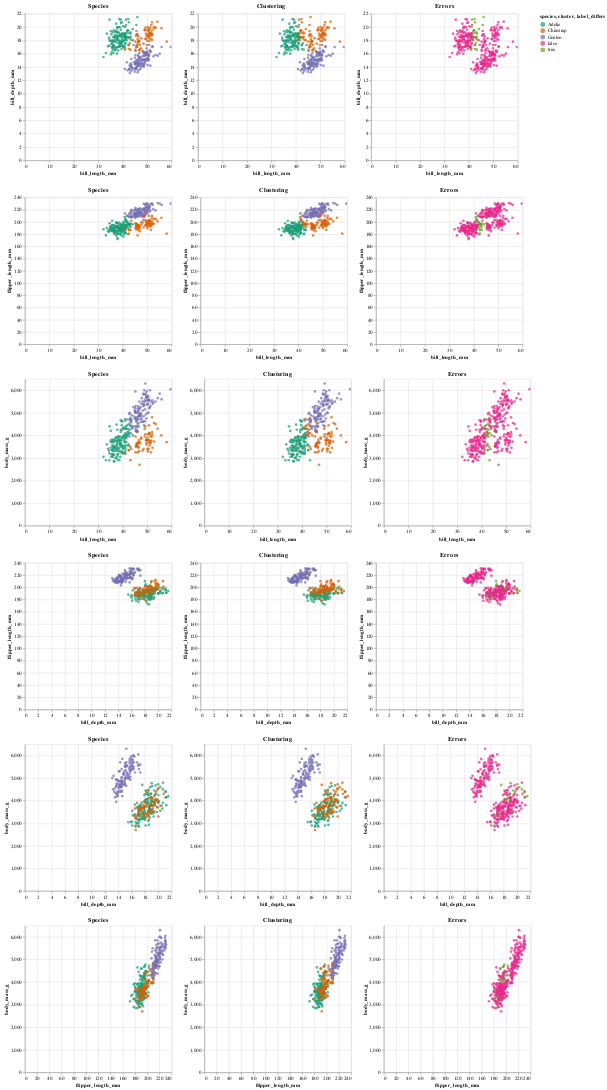

Notebook cell for this chart:
### Markdown cell above
The most fun part/useful part is to plot the results. For every pair of features, let's plot the observations colored by the species they belong to, alongside a plot with the observations colored by the cluster they belong to. We can also highlight the cases where the species and the cluster don't match.

### Code cell
import itertools
import matplotlib.cm as cm
import matplotlib.pyplot as plt

charts = []
for feature1, feature2 in itertools.combinations(features.columns, 2):
    penguins['label_differs'] = penguins['cluster'] != penguins['species']

    charts.append(alt.hconcat(
        alt.Chart(penguins, title='Species').mark_circle().encode(
            x=feature1,
            y=feature2,
            color=alt.Color('species', scale=alt.Scale(scheme='dark2')),
            tooltip='species'
        ),
        alt.Chart(penguins, title='Clustering').mark_circle().encode(
            x=feature1,
            y=feature2,
            color=alt.Color('cluster', scale=alt.Scale(scheme='dark2')),
            tooltip='cluster'
        ),
        alt.Chart(penguins, title='Errors').mark_circle().encode(
            x=feature1,
            y=feature2,
            color=alt.Color('label_differs:N')
        )
    ))

# Combine the subplots into a single chart
combined_chart = alt.vconcat(*charts)

# Show the combined chart
combined_chart.interactive()

### Figure 1 — Vega-Lite specification as saved in the notebook (floating-point values rounded to 4 significant figures; data arrays with more than 128 entries replaced by an {"elided": "..."} marker saying what was removed)
{"config": {"view": {"continuousWidth": 300, "continuousHeight": 300}}, "vconcat": [{"hconcat": [{"mark": {"type": "circle"}, "encoding": {"color": {"field": "species", "scale": {"scheme": "dark2"}, "type": "nominal"}, "tooltip": {"field": "species", "type": "nominal"}, "x": {"field": "bill_length_mm", "type": "quantitative"}, "y": {"field": "bill_depth_mm", "type": "quantitative"}}, "name": "view_1", "title": "Species"}, {"mark": {"type": "circle"}, "encoding": {"color": {"field": "cluster", "scale": {"scheme": "dark2"}, "type": "nominal"}, "tooltip": {"field": "cluster", "type": "nominal"}, "x": {"field": "bill_length_mm", "type": "quantitative"}, "y": {"field": "bill_depth_mm", "type": "quantitative"}}, "name": "view_2", "title": "Clustering"}, {"mark": {"type": "circle"}, "encoding": {"color": {"field": "label_differs", "type": "nominal"}, "x": {"field": "bill_length_mm", "type": "quantitative"}, "y": {"field": "bill_depth_mm", "type": "quantitative"}}, "name": "view_3", "title": "Errors"}]}, {"hconcat": [{"mark": {"type": "circle"}, "encoding": {"color": {"field": "species", "scale": {"scheme": "dark2"}, "type": "nominal"}, "tooltip": {"field": "species", "type": "nominal"}, "x": {"field": "bill_length_mm", "type": "quantitative"}, "y": {"field": "flipper_length_mm", "type": "quantitative"}}, "name": "view_4", "title": "Species"}, {"mark": {"type": "circle"}, "encoding": {"color": {"field": "cluster", "scale": {"scheme": "dark2"}, "type": "nominal"}, "tooltip": {"field": "cluster", "type": "nominal"}, "x": {"field": "bill_length_mm", "type": "quantitative"}, "y": {"field": "flipper_length_mm", "type": "quantitative"}}, "name": "view_5", "title": "Clustering"}, {"mark": {"type": "circle"}, "encoding": {"color": {"field": "label_differs", "type": "nominal"}, "x": {"field": "bill_length_mm", "type": "quantitative"}, "y": {"field": "flipper_length_mm", "type": "quantitative"}}, "name": "view_6", "title": "Errors"}]}, {"hconcat": [{"mark": {"type": "circle"}, "encoding": {"color": {"field": "species", "scale": {"scheme": "dark2"}, "type": "nominal"}, "tooltip": {"field": "species", "type": "nominal"}, "x": {"field": "bill_length_mm", "type": "quantitative"}, "y": {"field": "body_mass_g", "type": "quantitative"}}, "name": "view_7", "title": "Species"}, {"mark": {"type": "circle"}, "encoding": {"color": {"field": "cluster", "scale": {"scheme": "dark2"}, "type": "nominal"}, "tooltip": {"field": "cluster", "type": "nominal"}, "x": {"field": "bill_length_mm", "type": "quantitative"}, "y": {"field": "body_mass_g", "type": "quantitative"}}, "name": "view_8", "title": "Clustering"}, {"mark": {"type": "circle"}, "encoding": {"color": {"field": "label_differs", "type": "nominal"}, "x": {"field": "bill_length_mm", "type": "quantitative"}, "y": {"field": "body_mass_g", "type": "quantitative"}}, "name": "view_9", "title": "Errors"}]}, {"hconcat": [{"mark": {"type": "circle"}, "encoding": {"color": {"field": "species", "scale": {"scheme": "dark2"}, "type": "nominal"}, "tooltip": {"field": "species", "type": "nominal"}, "x": {"field": "bill_depth_mm", "type": "quantitative"}, "y": {"field": "flipper_length_mm", "type": "quantitative"}}, "name": "view_10", "title": "Species"}, {"mark": {"type": "circle"}, "encoding": {"color": {"field": "cluster", "scale": {"scheme": "dark2"}, "type": "nominal"}, "tooltip": {"field": "cluster", "type": "nominal"}, "x": {"field": "bill_depth_mm", "type": "quantitative"}, "y": {"field": "flipper_length_mm", "type": "quantitative"}}, "name": "view_11", "title": "Clustering"}, {"mark": {"type": "circle"}, "encoding": {"color": {"field": "label_differs", "type": "nominal"}, "x": {"field": "bill_depth_mm", "type": "quantitative"}, "y": {"field": "flipper_length_mm", "type": "quantitative"}}, "name": "view_12", "title": "Errors"}]}, {"hconcat": [{"mark": {"type": "circle"}, "encoding": {"color": {"field": "species", "scale": {"scheme": "dark2"}, "type": "nominal"}, "tooltip": {"field": "species", "type": "nominal"}, "x": {"field": "bill_depth_mm", "type": "quantitative"}, "y": {"field": "body_mass_g", "type": "quantitative"}}, "name": "view_13", "title": "Species"}, {"mark": {"type": "circle"}, "encoding": {"color": {"field": "cluster", "scale": {"scheme": "dark2"}, "type": "nominal"}, "tooltip": {"field": "cluster", "type": "nominal"}, "x": {"field": "bill_depth_mm", "type": "quantitative"}, "y": {"field": "body_mass_g", "type": "quantitative"}}, "name": "view_14", "title": "Clustering"}, {"mark": {"type": "circle"}, "encoding": {"color": {"field": "label_differs", "type": "nominal"}, "x": {"field": "bill_depth_mm", "type": "quantitative"}, "y": {"field": "body_mass_g", "type": "quantitative"}}, "name": "view_15", "title": "Errors"}]}, {"hconcat": [{"mark": {"type": "circle"}, "encoding": {"color": {"field": "species", "scale": {"scheme": "dark2"}, "type": "nominal"}, "tooltip": {"field": "species", "type": "nominal"}, "x": {"field": "flipper_length_mm", "type": "quantitative"}, "y": {"field": "body_mass_g", "type": "quantitative"}}, "name": "view_16", "title": "Species"}, {"mark": {"type": "circle"}, "encoding": {"color": {"field": "cluster", "scale": {"scheme": "dark2"}, "type": "nominal"}, "tooltip": {"field": "cluster", "type": "nominal"}, "x": {"field": "flipper_length_mm", "type": "quantitative"}, "y": {"field": "body_mass_g", "type": "quantitative"}}, "name": "view_17", "title": "Clustering"}, {"mark": {"type": "circle"}, "encoding": {"color": {"field": "label_differs", "type": "nominal"}, "x": {"field": "flipper_length_mm", "type": "quantitative"}, "y": {"field": "body_mass_g", "type": "quantitative"}}, "name": "view_18", "title": "Errors"}]}], "data": {"name": "data-0c33822d093ad34c1ace0f2f4104243b"}, "params": [{"name": "param_4", "select": {"type": "interval", "encodings": ["x", "y"]}, "bind": "scales", "views": ["view_1", "view_2", "view_3", "view_4", "view_5", "view_6", "view_7", "view_8", "view_9", "view_10", "view_11", "view_12", "view_13", "view_14", "view_15", "view_16", "view_17", "view_18"]}], "$schema": "https://vega.github.io/schema/vega-lite/v5.15.1.json", "datasets": {"data-0c33822d093ad34c1ace0f2f4104243b": {"elided": "333 records"}}}
